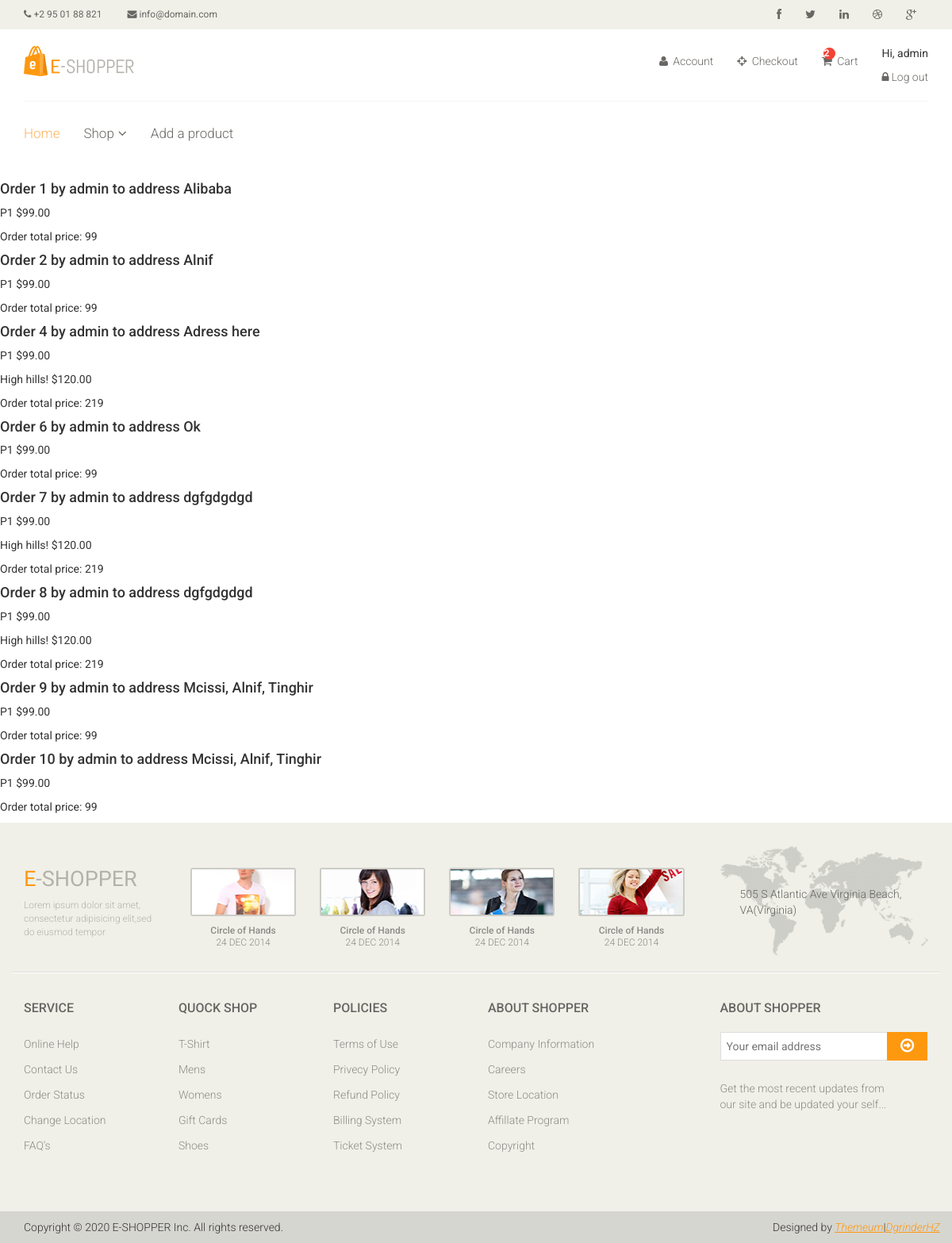
Screenshot of /orders/show_user_orders/ (signed in) with the database file from the repository.
### carts/models.py (models this page shows, shortened)
class Cart(models.Model):
    user = models.OneToOneField(User,
                                related_name='cart',
                                on_delete=models.CASCADE)
    items = models.ManyToManyField(Product)
    updated_at = models.DateTimeField(auto_now=True)

### orders/models.py (models this page shows, shortened)
class Order(models.Model):
    address = models.CharField(max_length=100)
    user = models.ForeignKey(User, on_delete=models.CASCADE)
    items = models.ManyToManyField(Product)
    created_at = models.DateTimeField(auto_now_add=True)
    def total_price(self):
        return self.items.aggregate(total_price=Sum('price'))['total_price']

### products/models.py (models this page shows, shortened)
class Product(models.Model):
    title = models.CharField(max_length=100)
    description = models.TextField(max_length=500, blank=True, null=True)
    price = models.PositiveIntegerField()
    created_at = models.DateTimeField(auto_now_add=True)
    brand = models.CharField(max_length=100)
    image = models.ImageField(upload_to='products', null=True)

### orders/views.py (the view)
# urls.py: path('orders/show_user_orders/', show_user_orders, name='show_user_orders'),
@login_required
def show_user_orders(request):
    user = request.user
    orders = get_list_or_404(Order, user=user)
    return render(request, 'orders/orders_list.html', {'orders': orders})

### templates/orders/orders_list.html (shortened to what this page needs)
{% extends "base.html" %}
{% block content %}
    {% for order in orders %}
        <h4>Order {{ order.id }} by {{ order.user }} to address {{ order.address }}</h4>
        {% for item in order.items.all %}
            <p>{{item.title | capfirst }}  ${{item.price | floatformat:2 }}</p>
        {% endfor %}
        <p class="product-price">Order total price: {{ order.total_price }}</p>
    {% empty %}
    <p>No orders yet.</p>
    {% endfor %}
{% endblock %}

### templates/base.html (shortened to what this page needs)
{% load static %}
<!DOCTYPE html>
<html lang="en">
<head>
    <link href="{% static 'css/bootstrap.min.css' %}" rel="stylesheet">
    <link href="{% static 'css/font-awesome.min.css' %}" rel="stylesheet">
    <link href="{% static 'css/prettyPhoto.css' %}" rel="stylesheet">
    <link href="{% static 'css/price-range.css' %}" rel="stylesheet">
    <link href="{% static 'css/animate.css' %}" rel="stylesheet">
    <link href="{% static 'css/main.css' %}" rel="stylesheet">
    <link href="{% static 'css/responsive.css' %}" rel="stylesheet">
</head>
<body>
    <header id="header">
        <div class="header_top">
            <div class="container">
                <div class="row">
                    <div class="col-sm-6">
                        <div class="contactinfo">
                            <ul class="nav nav-pills">
                                <li><a href="#"><i class="fa fa-phone"></i> +2 95 01 88 821</a></li>
                                <li><a href="#"><i class="fa fa-envelope"></i> info@domain.com</a></li>
                            </ul>
                        </div>
                    </div>
                    <div class="col-sm-6">
                        <div class="social-icons pull-right">
                            <ul class="nav navbar-nav">
                                <li><a href="#"><i class="fa fa-facebook"></i></a></li>
                                <li><a href="#"><i class="fa fa-twitter"></i></a></li>
                                <li><a href="#"><i class="fa fa-linkedin"></i></a></li>
                                <li><a href="#"><i class="fa fa-dribbble"></i></a></li>
                                <li><a href="#"><i class="fa fa-google-plus"></i></a></li>
                            </ul>
                        </div>
                    </div>
                </div>
            </div>
        </div>
        <div class="header-middle">
            <div class="container">
                <div class="row">
                    <div class="col-sm-4">
                        <div class="logo pull-left">
                            <a href="{% url 'home' %}"><img src="{% static 'images/home/logo.png' %}" alt="" /></a>
                        </div>
                    </div>
                    <div class="col-sm-8">
                        <div class="shop-menu pull-right">
                            <ul class="nav navbar-nav">
                                <li><a href="#"><i class="fa fa-user"></i> Account</a></li>
                                <li><a href="{% url 'order' %}"><i class="fa fa-crosshairs"></i> Checkout</a></li>
                                <li>
                                    <a href="{% url 'cart' %}">
                                        {% if request.user.cart.items.all|length > 0 %}
                                        <span>
                                            {{ request.user.cart.items.all|length }}
                                        </span>
                                        {% endif %}
                                        <i class="fa fa-shopping-cart"></i>
                                        Cart
                                    </a>
                                </li>
                                <li>
                                    {% if user.is_authenticated %}
                                    <p>Hi, {{ user.username }}</p>
                                    <a href="{% url 'logout' %}"><i class="fa fa-lock"></i>Log out</a>
                                    {% else  %}
                                    <a href="{% url 'login' %}"><i class="fa fa-lock"></i>Log in</a>
                                    {% endif %}
                                </li>
                            </ul>
                        </div>
                    </div>
                </div>
            </div>
        </div>
        <div class="header-bottom">
            <div class="container">
                <div class="row">
                    <div class="col-sm-9">
                        <div class="mainmenu pull-left">
                            <ul class="nav navbar-nav collapse navbar-collapse">
                                <li><a href="{% url 'home' %}" class="active">Home</a></li>
                                <li class="dropdown"><a href="#">Shop<i class="fa fa-angle-down"></i></a>
                                </li>
                                {% if user.is_superuser%}
                                <li><a href="{% url 'product_add' %}">Add a product</a></li>
                                {% else %}
                                <li><a href="contact-us.html">Contact</a></li>
                                {% endif %}
                            </ul>
                        </div>
                    </div>
                </div>
            </div>
        </div>
    </header>
    {% block content %}
    {% endblock %}
    <footer id="footer">
		<div class="footer-top">
			<div class="container">
				<div class="row">
					<div class="col-sm-2">
						<div class="companyinfo">
							<h2><span>e</span>-shopper</h2>
							<p>Lorem ipsum dolor sit amet, consectetur adipisicing elit,sed do eiusmod tempor</p>
						</div>
					</div>
					<div class="col-sm-7">
						<div class="col-sm-3">
							<div class="video-gallery text-center">
								<a href="#">
									<div class="iframe-img">
										<img src="{% static 'images/home/iframe1.png' %}" alt="" />
									</div>
								</a>
								<p>Circle of Hands</p>
								<h2>24 DEC 2014</h2>
							</div>
						</div>
						<div class="col-sm-3">
							<div class="video-gallery text-center">
								<a href="#">
									<div class="iframe-img">
										<img src="{% static 'images/home/iframe2.png' %}" alt="" />
									</div>
								</a>
								<p>Circle of Hands</p>
								<h2>24 DEC 2014</h2>
							</div>
						</div>
						<div class="col-sm-3">
							<div class="video-gallery text-center">
								<a href="#">
									<div class="iframe-img">
										<img src="{% static 'images/home/iframe3.png' %}" alt="" />
									</div>
								</a>
								<p>Circle of Hands</p>
								<h2>24 DEC 2014</h2>
							</div>
						</div>
						<div class="col-sm-3">
							<div class="video-gallery text-center">
								<a href="#">
									<div class="iframe-img">
										<img src="{% static 'images/home/iframe4.png' %}" alt="" />
									</div>
								</a>
								<p>Circle of Hands</p>
								<h2>24 DEC 2014</h2>
							</div>
						</div>
					</div>
					<div class="col-sm-3">
						<div class="address">
							<img src="{% static 'images/home/map.png' %}" alt="" />
							<p>505 S Atlantic Ave Virginia Beach, VA(Virginia)</p>
						</div>
					</div>
				</div>
			</div>
		</div>
		<div class="footer-widget">
			<div class="container">
				<div class="row">
					<div class="col-sm-2">
						<div class="single-widget">
							<h2>Service</h2>
							<ul class="nav nav-pills nav-stacked">
								<li><a href="#">Online Help</a></li>
								<li><a href="#">Contact Us</a></li>
								<li><a href="#">Order Status</a></li>
								<li><a href="#">Change Location</a></li>
								<li><a href="#">FAQ’s</a></li>
							</ul>
						</div>
					</div>
					<div class="col-sm-2">
						<div class="single-widget">
							<h2>Quock Shop</h2>
							<ul class="nav nav-pills nav-stacked">
								<li><a href="#">T-Shirt</a></li>
								<li><a href="#">Mens</a></li>
								<li><a href="#">Womens</a></li>
								<li><a href="#">Gift Cards</a></li>
								<li><a href="#">Shoes</a></li>
							</ul>
						</div>
					</div>
					<div class="col-sm-2">
						<div class="single-widget">
							<h2>Policies</h2>
							<ul class="nav nav-pills nav-stacked">
								<li><a href="#">Terms of Use</a></li>
								<li><a href="#">Privecy Policy</a></li>
								<li><a href="#">Refund Policy</a></li>
								<li><a href="#">Billing System</a></li>
								<li><a href="#">Ticket System</a></li>
							</ul>
						</div>
					</div>
					<div class="col-sm-2">
						<div class="single-widget">
							<h2>About Shopper</h2>
							<ul class="nav nav-pills nav-stacked">
								<li><a href="#">Company Information</a></li>
								<li><a href="#">Careers</a></li>
								<li><a href="#">Store Location</a></li>
								<li><a href="#">Affillate Program</a></li>
								<li><a href="#">Copyright</a></li>
							</ul>
						</div>
					</div>
					<div class="col-sm-3 col-sm-offset-1">
						<div class="single-widget">
							<h2>About Shopper</h2>
							<form action="#" class="searchform">
								<input type="text" placeholder="Your email address" />
								<button type="submit" class="btn btn-default"><i class="fa fa-arrow-circle-o-right"></i></button>
								<p>Get the most recent updates from <br />our site and be updated your self...</p>
							</form>
						</div>
					</div>
				</div>
			</div>
		</div>
		<div class="footer-bottom">
			<div class="container">
				<div class="row">
					<p class="pull-left">Copyright © 2020 E-SHOPPER Inc. All rights reserved.</p>
					<p class="pull-right">Designed by <span><a target="_blank" href="http://www.themeum.com">Themeum</a>|<a target="_blank" href="https://github.com/DgrinderHZ">DgrinderHZ</a></span></p>
				</div>
			</div>
		</div>
	</footer>
</body>
</html>
</html>

### rows the page displays
Order: id "1", user "admin", address "Alibaba", total_price "99"
Product: title "P1", price "99.00"
Order: id "2", user "admin", address "Alnif", total_price "99"
Order: id "4", user "admin", address "Adress here", total_price "219"
Product: title "High hills!", price "120.00"
Order: id "6", user "admin", address "Ok", total_price "99"
Order: id "7", user "admin", address "dgfgdgdgd", total_price "219"
Order: id "8", user "admin", address "dgfgdgdgd", total_price "219"
Order: id "9", user "admin", address "Mcissi, Alnif, Tinghir", total_price "99"
Order: id "10", user "admin", address "Mcissi, Alnif, Tinghir", total_price "99"

### other values shown
{{ request.user.cart.items.all|length }} "2"
{{ user.username }} "admin"
